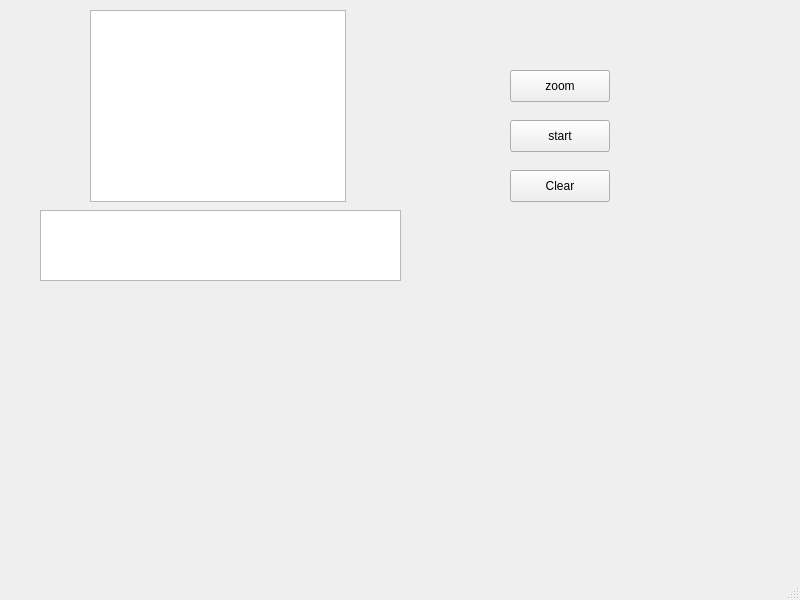
<?xml version="1.0" encoding="UTF-8"?>
<ui version="4.0">
 <class>MainWindow</class>
 <widget class="QMainWindow" name="MainWindow">
  <property name="geometry">
   <rect>
    <x>0</x>
    <y>0</y>
    <width>800</width>
    <height>600</height>
   </rect>
  </property>
  <property name="windowTitle">
   <string>MainWindow</string>
  </property>
  <widget class="QWidget" name="centralwidget">
   <widget class="QTextEdit" name="textEdit">
    <property name="geometry">
     <rect>
      <x>40</x>
      <y>210</y>
      <width>361</width>
      <height>71</height>
     </rect>
    </property>
   </widget>
   <widget class="QPushButton" name="clear">
    <property name="geometry">
     <rect>
      <x>510</x>
      <y>170</y>
      <width>100</width>
      <height>32</height>
     </rect>
    </property>
    <property name="text">
     <string>Clear</string>
    </property>
   </widget>
   <widget class="QGraphicsView" name="graphicsView">
    <property name="geometry">
     <rect>
      <x>90</x>
      <y>10</y>
      <width>256</width>
      <height>192</height>
     </rect>
    </property>
    <property name="accessibleName">
     <string/>
    </property>
   </widget>
   <widget class="QPushButton" name="zoom">
    <property name="geometry">
     <rect>
      <x>510</x>
      <y>70</y>
      <width>100</width>
      <height>32</height>
     </rect>
    </property>
    <property name="text">
     <string>zoom</string>
    </property>
   </widget>
   <widget class="QPushButton" name="pushButton">
    <property name="geometry">
     <rect>
      <x>510</x>
      <y>120</y>
      <width>100</width>
      <height>32</height>
     </rect>
    </property>
    <property name="text">
     <string>start</string>
    </property>
   </widget>
   <zorder>textEdit</zorder>
   <zorder>clear</zorder>
   <zorder>zoom</zorder>
   <zorder>graphicsView</zorder>
   <zorder>pushButton</zorder>
  </widget>
  <widget class="QMenuBar" name="menubar">
   <property name="geometry">
    <rect>
     <x>0</x>
     <y>0</y>
     <width>800</width>
     <height>24</height>
    </rect>
   </property>
  </widget>
  <widget class="QStatusBar" name="statusbar"/>
 </widget>
 <resources/>
 <connections>
  <connection>
   <sender>clear</sender>
   <signal>clicked()</signal>
   <receiver>textEdit</receiver>
   <slot>clear()</slot>
   <hints>
    <hint type="sourcelabel">
     <x>510</x>
     <y>194</y>
    </hint>
    <hint type="destinationlabel">
     <x>329</x>
     <y>304</y>
    </hint>
   </hints>
  </connection>
  <connection>
   <sender>zoom</sender>
   <signal>clicked()</signal>
   <receiver>MainWindow</receiver>
   <slot>zoomIn()</slot>
   <hints>
    <hint type="sourcelabel">
     <x>590</x>
     <y>107</y>
    </hint>
    <hint type="destinationlabel">
     <x>634</x>
     <y>110</y>
    </hint>
   </hints>
  </connection>
  <connection>
   <sender>graphicsView</sender>
   <signal>rubberBandChanged(QRect,QPointF,QPointF)</signal>
   <receiver>MainWindow</receiver>
   <slot>slot()</slot>
   <hints>
    <hint type="sourcelabel">
     <x>301</x>
     <y>98</y>
    </hint>
    <hint type="destinationlabel">
     <x>406</x>
     <y>96</y>
    </hint>
   </hints>
  </connection>
 </connections>
 <slots>
  <slot>zoomIn()</slot>
 </slots>
</ui>
